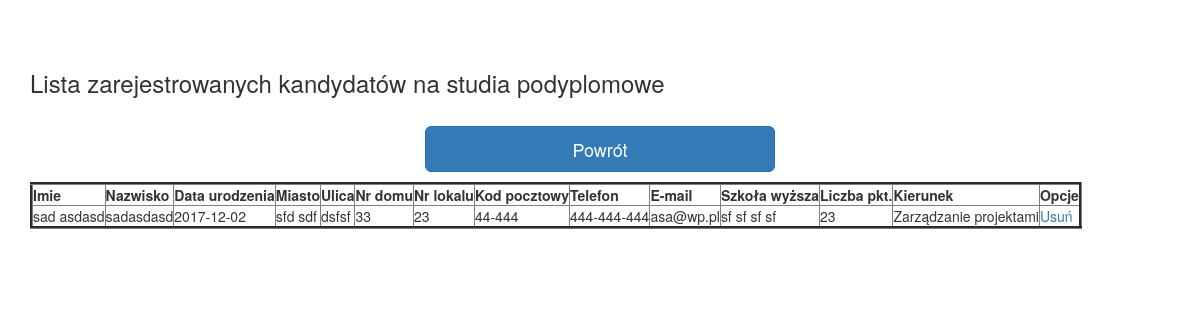
Page /list3.php (signed in) on the committed database.
### tables this page shows
CREATE TABLE `candidates` (
  `id` int(11) NOT NULL,
  `name` text NOT NULL,
  `surname` text NOT NULL,
  `pass` text NOT NULL,
  `date_of_birth` date NOT NULL,
  `city` text NOT NULL,
  `street` text NOT NULL,
  `no_house` varchar(6) NOT NULL,
  `no_premises` varchar(6) NOT NULL,
  `postal_code` varchar(6) NOT NULL,
  `telephone` varchar(11) NOT NULL,
  `e_mail` text NOT NULL,
  `high_school` text NOT NULL,
  `amount_of_points` int(11) NOT NULL,
  `field_of_study` text NOT NULL
);

### src/list3.php (the view, shortened to what this page needs)
<!DOCTYPE html>
<html lang="pl">
  <head>
    <link href="bootstrap-3.3.7/css/bootstrap.min.css" rel="stylesheet"/>
  </head>
  <body>
    <div class="container">
      <h3>Lista zarejestrowanych kandydatów na studia podyplomowe </h3>
       <p><div class=" col-md-offset-4 col-md-4 col-md-offset-4 col-sm-offset-4 col-sm-4 col-sm-offset-4 col-lg-offset-4 col-lg-4 col-lg-offset-4 col-xl-offset-4 col-xl-4 col-xl-offset-4">
        <p><h1><a href="bpanel.php" class="btn btn-primary btn-lg btn-block" style="text-align: center;position:relative;">Powrót</a></h1></p>
      </div></p>
      <?php
      include ('base_pdo.php');
      $dane= $pdo->query( "SELECT * FROM candidates where field_of_study='Programowanie'or field_of_study='Zarządzanie projektami' or field_of_study='Systemy baz danych' " );
      echo '<table border=3>';
        echo '<tr>';
                  echo '<th>Imie</th>';
                  echo '<th>Nazwisko</th>';
                  echo '<th>Data urodzenia</th>';
                  echo '<th>Miasto</th>';
                  echo '<th>Ulica</th>';
                  echo '<th>Nr domu</th>';
                  echo '<th>Nr lokalu</th>';
                  echo '<th>Kod pocztowy</th>';
                  echo '<th>Telefon</th>';
                  echo '<th>E-mail</th>';
                  echo '<th>Szkoła wyższa</th>';
                  echo '<th>Liczba pkt.</th>';
                  echo '<th>Kierunek</th>';
                  echo '<th>Opcje</th>';
        echo '</tr>';
         foreach($dane->fetchAll() as $value) {
        echo "<tr>";
                  echo "<td>".$value['name']."</td>";
                  echo "<td>".$value['surname']."</td>";
                  echo "<td>".$value['date_of_birth']."</td>";
                  echo "<td>".$value['city']."</td>";
                  echo "<td>".$value['street']."</td>";
                  echo "<td>".$value['no_house']."</td>";
                  echo "<td>".$value['no_premises']."</td>";
                  echo "<td>".$value['postal_code']."</td>";
                  echo "<td>".$value['telephone']."</td>";
                  echo "<td>".$value['e_mail']."</td>";
                  echo "<td>".$value['high_school']."</td>";
                  echo "<td>".$value['amount_of_points']."</td>";
                  echo "<td>".$value['field_of_study']."</td>";
                  echo '<td><a href="delete3.php?id='.$value['id'].'">Usuń</a></td>';
        echo "</tr>";
            }
      echo "</table>";
        ?>
    </div>
  </body>
</html>

### rows in the picture
candidates: name "sad asdasd", surname "sadasdasd", date_of_birth "2017-12-02", city "sfd sdf", street "dsfsf", no_house "33", no_premises "23", postal_code "44-444", telephone "444-444-444", e_mail "asa@wp.pl", high_school "sf sf sf sf", amount_of_points "23", field_of_study "Zarządzanie projektami"
